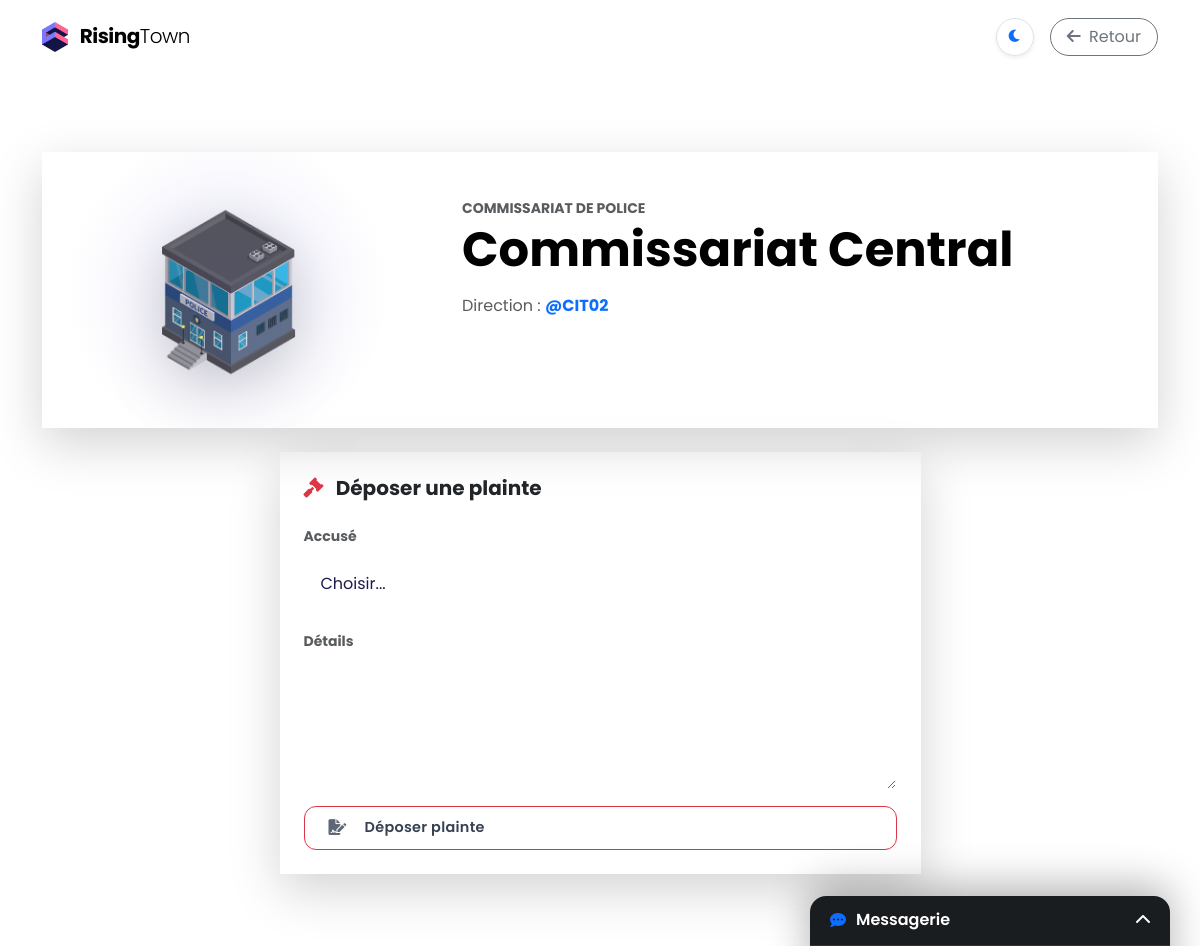
/batiment/21/ (signed in), run on the app's committed database.
### myapp/models.py (models this page shows, shortened)
class Batiment(models.Model):
    TYPE_CHOICES = (
        ('MAIRIE', 'Mairie'),
        ('COMMISSARIAT', 'Commissariat de Police'),
        ('MAISON', 'Maison'),
        ('IMMEUBLE', 'Immeuble résidentiel'),
        ('HOPITAL', 'Hôpital'),
        ('ECOLE', 'École'),
        ('COMMERCE', 'Commerce / Supermarché'),
        ('USINE', 'Usine'),
        ('BUREAUX', 'Immeuble de Bureaux'),
        ('CENTRALE', 'Centrale Électrique'),
        ('PARKING', 'Parking Souterrain'),
        ('CONCESSIONNAIRE', 'Concessionnaire Auto'),
        ('BANQUE', 'Banque'),
        ('PRISON', 'Prison d\'État')
    )
    ville = models.ForeignKey(Ville, on_delete=models.CASCADE, related_name="batiments")
    nom = models.CharField(max_length=100, default="Nouveau Bâtiment")
    type_batiment = models.CharField(max_length=20, choices=TYPE_CHOICES)
    niveau = models.IntegerField(default=1)
    cout_construction = models.IntegerField(default=5000)
    consommation_energie = models.IntegerField(default=10)
    production_argent = models.IntegerField(default=0)
    loyer = models.IntegerField(default=0, help_text="Loyer mensuel pour les locataires")
    capacite = models.IntegerField(default=0, help_text="Nombre max d'habitants")
    etat = models.IntegerField(default=100)
    x = models.IntegerField(default=0, help_text="Position horizontale (0-9)")
    y = models.IntegerField(default=0, help_text="Position verticale (0-9)")
    largeur = models.IntegerField(default=1, help_text="Taille en X")
    hauteur = models.IntegerField(default=1, help_text="Taille en Y")
    responsable = models.ForeignKey(User, on_delete=models.SET_NULL, null=True, blank=True, related_name="batiments_diriges")
    @property
    def est_logement(self):
        TYPES_LOGEMENT = ['MAISON', 'IMMEUBLE']
        return self.type_batiment in TYPES_LOGEMENT

class User(AbstractUser):
    is_directeur = models.BooleanField(default=False, help_text="Est directeur d'un bâtiment spécifique")
    is_adjoint = models.BooleanField(default=False, help_text="Est adjoint au Maire (Droit de construction)")

### myapp/views.py (the view, shortened to what this page needs)
# urls.py: path('batiment/<int:id_batiment>/', views.batiment_detail, name='batiment_detail'),
@login_required
def batiment_detail(request, id_batiment):
    try:
        batiment = Batiment.objects.get(id=id_batiment)
    except Batiment.DoesNotExist:
        messages.error(request, "Ce bâtiment n'existe plus ou a été détruit.")
        return redirect('dashboard')
    ville = batiment.ville
    is_manager = False
    if request.user.is_superuser or request.user.is_adjoint or request.user == batiment.responsable:
        is_manager = True
    moi = None
    try:
        moi = request.user.profil_citoyen
    except:
        pass
    can_see_staff = False
    if is_manager or request.user.is_adjoint: # L'Adjoint peut VOIR, mais pas TOUCHER
        can_see_staff = True
    elif moi and moi.lieu_travail == batiment:
        can_see_staff = True
    employes = batiment.employes.filter(compte__isnull=False)
    admin_users = User.objects.filter(Q(is_superuser=True) | Q(is_adjoint=True))
    chomeurs = Citoyen.objects.filter(
        ville=ville,
        lieu_travail__isnull=True
    ).exclude(
        compte__in=admin_users # Force l'exclusion des Admins/Adjoints de la liste d'embauche
    )
    candidatures_recues = []
    if is_manager:
        candidatures_recues = Candidature.objects.filter(
            batiment=batiment,
            statut='EN_ATTENTE',
            initiateur_est_citoyen=True # C'est le citoyen qui demande
        ).order_by('-date_creation')
    nb_sms_non_lus = 0
    if moi:
        nb_sms_non_lus = Message.objects.filter(destinataire=moi, lu=False).count()
    transactions = []
    destinataires_possibles = []
    doleances = []
    nom_maire = "Non Élu"
    nom_adjoint = "Aucun"
    plaintes = []
    citoyens_list = []
    detenus = []
    malades = []
    taux_motorisation = 0
    nb_voitures = 0
    notes_service = Actualite.objects.filter(batiment=batiment).order_by('-date_creation')
    from .forms import ActualiteForm # Assurez-vous que l'import est là
    form_note = ActualiteForm()
    if batiment.type_batiment == 'BANQUE' and moi:
        transactions = Transaction.objects.filter(
            Q(expediteur=moi) | Q(destinataire=moi)
        ).order_by('-date')[:10]
        destinataires_possibles = Citoyen.objects.filter(ville=ville, compte__isnull=False).exclude(id=moi.id)
    elif batiment.type_batiment == 'COMMISSARIAT':
        if moi:
            citoyens_list = Citoyen.objects.filter(ville=ville, compte__isnull=False).exclude(id=moi.id)
        if is_manager:
            plaintes = Candidature.objects.filter(batiment=batiment, statut='PLAINTE').order_by('-date_creation')
    elif batiment.type_batiment == 'PRISON':
        detenus = Citoyen.objects.filter(ville=ville, est_en_prison=True, compte__isnull=False).order_by('date_liberation')
    elif batiment.type_batiment == 'HOPITAL':
        if is_manager or (moi and moi.lieu_travail == batiment):
            malades = Citoyen.objects.filter(ville=ville, sante__lt=100, compte__isnull=False).order_by('sante')
    elif batiment.type_batiment == 'PARKING':
        nb_voitures = Citoyen.objects.filter(ville=ville, vehicule=True).count()
    return render(request, 'batiment_detail.html', {
        'batiment': batiment,
        'employes': employes,
        'chomeurs': chomeurs,
        'is_manager': is_manager,       # FALSE pour l'Adjoint (Cache les boutons d'action)
        'can_see_staff': can_see_staff, # TRUE pour l'Adjoint (Voit la liste)
        'candidatures_recues': candidatures_recues,
        'nb_sms_non_lus': nb_sms_non_lus,
        'transactions': transactions,
        'destinataires': destinataires_possibles,
        'doleances': doleances,
        'nom_maire': nom_maire,
        'nom_adjoint': nom_adjoint,
        'plaintes': plaintes,
        'citoyens_list': citoyens_list,
        'detenus': detenus,
        'malades': malades,
        'taux_motorisation': taux_motorisation,
        'car_catalog': CAR_CATALOG,
        'nb_voitures': nb_voitures,
        'notes_service': notes_service,  # <--- AJOUT CRUCIAL
        'form_note': form_note,          # <--- POUR LE FORMULAIRE
    })

### myapp/forms.py
class ActualiteForm(forms.ModelForm):
    class Meta:
        model = Actualite
        fields = ['titre', 'contenu']
        widgets = {
            'titre': forms.TextInput(attrs={'class': 'form-control', 'placeholder': 'Titre de l\'info'}),
            'contenu': forms.Textarea(attrs={'class': 'form-control', 'rows': 2, 'placeholder': 'Votre message...'}),
        }

### myapp/templates/batiment_detail.html (shortened to what this page needs)
{% extends 'base.html' %}
{% load static %}
{% load humanize %}
{% block navbar %}
    <nav class="navbar fixed-top navbar-expand-lg">
        <div class="container">
            <a class="navbar-brand" href="{% url 'dashboard' %}">
                {% include 'fragments/logo.html' %} Rising<span class="fw-light">Town</span>
            </a>
            <div class="d-flex align-items-center gap-3">
                {% include 'fragments/theme_btn.html' %}
                <a href="{% url 'dashboard' %}" class="btn btn-outline-secondary rounded-pill px-3">
                    <i class="fas fa-arrow-left me-1"></i> Retour
                </a>
            </div>
        </div>
    </nav>
{% endblock %}
{% block content %}
<div class="container pt-4 pb-5 mt-5">
    <div class="card shadow-lg border-0 mb-4 overflow-hidden">
        <div class="card-body p-0">
            <div class="row g-0">
                <div class="col-md-4 bg-light d-flex align-items-center justify-content-center position-relative p-5" style="min-height: 250px;">
                    <div class="position-absolute w-100 h-100" style="background: radial-gradient(circle at center, rgba(79, 70, 229, 0.1) 0%, transparent 70%);"></div>
                    <img src="{% static 'img/'|add:batiment.type_batiment|lower|add:'.png' %}"
                         alt="{{ batiment.nom }}"
                         class="img-fluid position-relative z-1"
                         style="max-height: 180px; filter: drop-shadow(0 15px 30px rgba(0,0,0,0.2)); transition: transform 0.3s ease;">
                </div>
                <div class="col-md-8 p-4 p-lg-5">
                    <div class="d-flex justify-content-between align-items-start mb-3">
                        <div>
    <h6 class="text-uppercase text-muted small fw-bold tracking-wide mb-1">{{ batiment.get_type_batiment_display }}</h6>
    <div class="d-flex align-items-center gap-3">
        <h1 class="display-5 fw-bold mb-0">{{ batiment.nom }}</h1>
    </div>
</div>
                    </div>
                    <p class="text-muted mb-4">
                        {% if batiment.est_logement %}
                            <span class="badge bg-secondary bg-opacity-10 text-dark border">Logement</span> Propriété de la Ville
                        {% else %}
                            Direction :
                            {% if batiment.responsable %}
                                <strong class="text-primary">@{{ batiment.responsable.username }}</strong>
                            {% else %}
                                <span class="fst-italic text-secondary">Poste vacant (Géré par la Mairie)</span>
                            {% endif %}
                        {% endif %}
                    </p>
                </div>
            </div>
        </div>
    </div>
    <div class="row g-4 justify-content-center">
        {% if batiment.est_logement %}
            <div class="col-lg-10">
                {% include 'batiments/habitation.html' %}
            </div>
        {% else %}
            <div class="col-lg-7">
                {% if batiment.type_batiment == 'MAIRIE' %}
                    {% include 'batiments/mairie.html' %}
                {% elif batiment.type_batiment == 'BANQUE' %}
                    {% include 'batiments/banque.html' %}
                {% elif batiment.type_batiment == 'COMMISSARIAT' %}
                    {% include 'batiments/commissariat.html' %}
                {% elif batiment.type_batiment == 'PRISON' %}
                    {% include 'batiments/prison_admin.html' %}
                {% elif batiment.type_batiment == 'HOPITAL' %}
                    {% include 'batiments/hopital.html' %}
                {% elif batiment.type_batiment == 'ECOLE' %}
                    {% include 'batiments/ecole.html' %}
                {% elif batiment.type_batiment == 'COMMERCE' %}
                    {% include 'batiments/commerce.html' %}
                {% elif batiment.type_batiment == 'USINE' %}
                    {% include 'batiments/usine.html' %}
                {% elif batiment.type_batiment == 'CENTRALE' %}
                    {% include 'batiments/centrale.html' %}
                {% elif batiment.type_batiment == 'CONCESSIONNAIRE' %}
                    {% include 'batiments/concessionnaire.html' %}
                {% elif batiment.type_batiment == 'PARKING' %}
                    {% include 'batiments/parking.html' %}
                {% else %}
                    {% include 'batiments/default.html' %}
                {% endif %}
            </div>
        {% endif %} </div>
</div>
{% endblock %}

### myapp/static/css/style.css (style rules this page uses)
:root { --hero-color-1: #bae6fd; --hero-color-2: #e0e7ff; --hero-color-3: #ddd6fe; --hero-color-4: #fbcfe8; --hero-text-title: #1e1b4b; --hero-text-subtitle: #475569; --btn-glass-bg: rgba(255, 255, 255, 0.4); --btn-glass-border: rgba(255, 255, 255, 0.8); --btn-glass-text: #1e1b4b; --input-bg: rgba(255, 255, 255, 0.4); --input-border: rgba(255, 255, 255, 0.8); --input-text: #1e1b4b; --input-placeholder: #475569; }
body { font-family: 'Poppins', sans-serif; background-color: var(--bg-app); color: var(--text-primary); -webkit-font-smoothing: antialiased; }
.navbar { background-color: rgba(255, 255, 255, 0.95) !important; backdrop-filter: blur(10px); box-shadow: var(--shadow-sm); border-bottom: 1px solid var(--border-color); padding: 1rem 0; z-index: 7000 !important; position: fixed; width: 100%; top: 0; }
.navbar-brand { color: var(--text-primary) !important; font-weight: 700; font-size: 1.25rem; letter-spacing: -0.5px; }
.card { background: var(--bg-surface); border: none; border-radius: var(--radius-lg); box-shadow: var(--shadow-md); transition: transform 0.2s ease, box-shadow 0.2s ease; overflow: hidden; }
.card-body { padding: 1.5rem; }
body { background-color: var(--bg-app) !important; color: var(--text-primary) !important; transition: background-color 0.3s ease, color 0.3s ease; }
.card, .navbar, .modal-content, .bg-white, .list-group-item { background-color: var(--bg-surface) !important; color: var(--text-primary) !important; border-color: var(--border-color) !important; }
.bg-light { background-color: var(--bg-app) !important; color: var(--text-primary) !important; }
body { animation: pageFadeIn 0.6s cubic-bezier(0.2, 0.8, 0.2, 1); }
:root { --gradient-day: linear-gradient(-45deg, #bae6fd, #e0e7ff, #ddd6fe, #fbcfe8); --gradient-night: linear-gradient(-45deg, #0f172a, #1e1b4b, #312e81, #4c1d95); }
.glass-card, .ambient-shape, .position-absolute { z-index: 10; }

### data on the page
Batiment: type_batiment "COMMISSARIAT DE POLICE", nom "Commissariat Central", responsable.username "CIT02"
